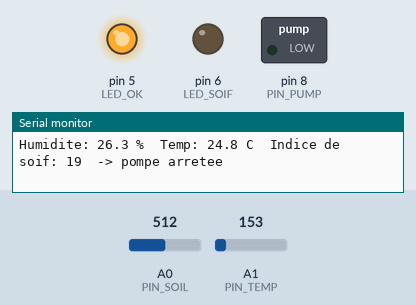
Recording of a sketch running on a simulated Arduino Uno, built with avr-gcc and run on an emulated ATmega328P. On the bench: switched loads named in the sketch (green lamp = pin HIGH), output pins drawn as LEDs (lit = HIGH), the last lines printed to the serial monitor. The inputs (shaded band) are chosen by the test bench; at power-on: A0 (PIN_SOIL) = 512, A1 (PIN_TEMP) = 153.

Above: at 1.8 s.
1.9 s: A0 (PIN_SOIL) set to 466
3.4 s: A0 (PIN_SOIL) set to 439
At 4.3 s:
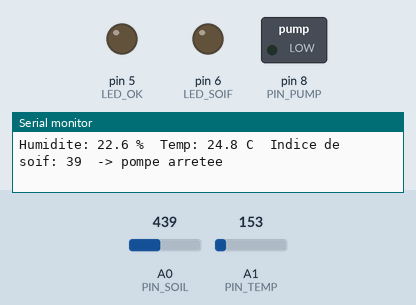
5.5 s: A0 (PIN_SOIL) set to 363
7.2 s: A0 (PIN_SOIL) set to 333
At 9.2 s:
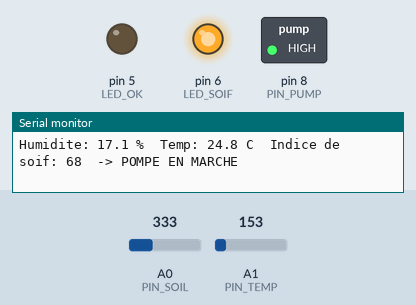
9.5 s: A1 (PIN_TEMP) set to 133
At 10.4 s:
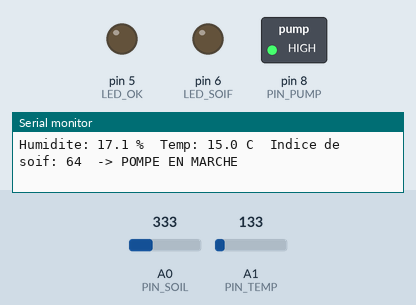
11.6 s: A0 (PIN_SOIL) set to 511
At 12.5 s:
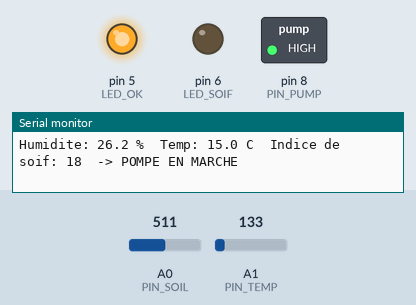
Timing chart, 0 to 14.6 s (numbered marks = the images above; inputs shaded):
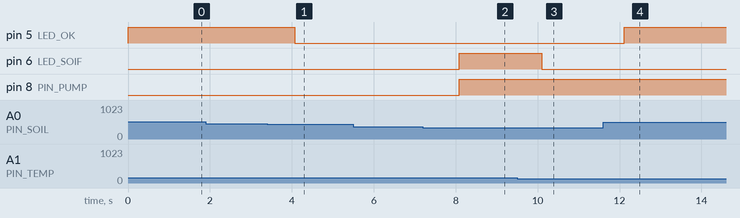

Measured:
- the behaviour switches between 457 and 456 on A0 (PIN_SOIL) (found by bisection; images 0 and 1)
- the behaviour switches between 348 and 347 on A0 (PIN_SOIL) (found by bisection; images 1 and 2)
- the behaviour switches between 150 and 149 on A1 (PIN_TEMP) (found by bisection; images 2 and 3)
- after the input at 3.4 s, pin 5 (LED_OK): HIGH → LOW after 0.67 s
- after the input at 7.2 s, pin 6 (LED_SOIF), pin 8 (PIN_PUMP): LOW → HIGH after 0.89 s
- after the input at 9.5 s, pin 6 (LED_SOIF): HIGH → LOW after 0.61 s
- after the input at 11.6 s, pin 5 (LED_OK): LOW → HIGH after 0.52 s

The sketch:

greentrack_uno.ino
```cpp
/*
  GreenTrack — version Arduino Uno pour Tinkercad Circuits
  (Tinkercad ne propose pas l'ESP32 : on valide la logique sur un Uno.)

  Composants Tinkercad
    - Arduino Uno R3
    - Capteur d'humidité du sol (Soil Moisture Sensor) : Alim → 5V, GND → GND, SIG → A0
    - Capteur de température TMP36                    : +Vs → 5V, GND → GND, Vout → A1
    - Transistor NPN (2N2222) + résistance 1 kΩ        : D8 → 1 kΩ → base, émetteur → GND
    - Relais SPDT : bobine entre 5V et le collecteur du transistor (+ diode 1N4007 en parallèle)
    - Moteur DC (= pompe) + pile 9 V : pile + → COM du relais, NO → moteur, moteur → pile −
    - LED verte (D5) et LED rouge (D6), chacune avec une résistance de 220 Ω vers GND

  Fonctionnement : identique au mode autonome de GreenTrack.
    indice de soif ≥ 65 → la pompe démarre, jusqu'à revenir à l'humidité optimale.
  Ouvrir le « Moniteur série » de Tinkercad pour suivre les décisions.
*/

const int PIN_SOIL = A0;
const int PIN_TEMP = A1;
const int PIN_PUMP = 8;
const int LED_OK   = 5;
const int LED_SOIF = 6;

// Profil de l'espèce (cocotier) — mêmes valeurs que dans GreenTrack
const float OPTIMUM = 30.0;
const float FLETRISSEMENT = 13.0;

bool pompe = false;

float lireHumidite() {
  int raw = analogRead(PIN_SOIL);          // 0 (sec) … ~876 (détrempé) dans Tinkercad
  return constrain(raw / 876.0, 0.0, 1.0) * 45.0;
}

float lireTemperature() {
  float mv = analogRead(PIN_TEMP) * 5000.0 / 1023.0;
  return (mv - 500.0) / 10.0;
}

int indiceDeSoif(float humidite, float tempC) {
  float base = (OPTIMUM - humidite) / (OPTIMUM - FLETRISSEMENT);
  base = constrain(base, 0.0, 1.0);
  float climat = constrain(1 + (tempC - 28) * 0.03 * 0.95, 0.85, 1.35);
  return constrain(int(base * climat * 100), 0, 100);
}

void setup() {
  Serial.begin(9600);
  pinMode(PIN_PUMP, OUTPUT);
  pinMode(LED_OK, OUTPUT);
  pinMode(LED_SOIF, OUTPUT);
  Serial.println("GreenTrack - mode autonome (Arduino Uno)");
}

void loop() {
  float h = lireHumidite();
  float t = lireTemperature();
  int indice = indiceDeSoif(h, t);

  if (!pompe && indice >= 65) pompe = true;          // la plante a soif : on arrose
  if (pompe && h >= OPTIMUM) pompe = false;           // sol revenu à l'optimum : on coupe

  digitalWrite(PIN_PUMP, pompe ? HIGH : LOW);
  digitalWrite(LED_SOIF, indice >= 65 ? HIGH : LOW);
  digitalWrite(LED_OK, indice < 35 ? HIGH : LOW);

  Serial.print("Humidite: ");
  Serial.print(h, 1);
  Serial.print(" %  Temp: ");
  Serial.print(t, 1);
  Serial.print(" C  Indice de soif: ");
  Serial.print(indice);
  Serial.println(pompe ? "  -> POMPE EN MARCHE" : "  -> pompe arretee");
  delay(1000);
}
```
